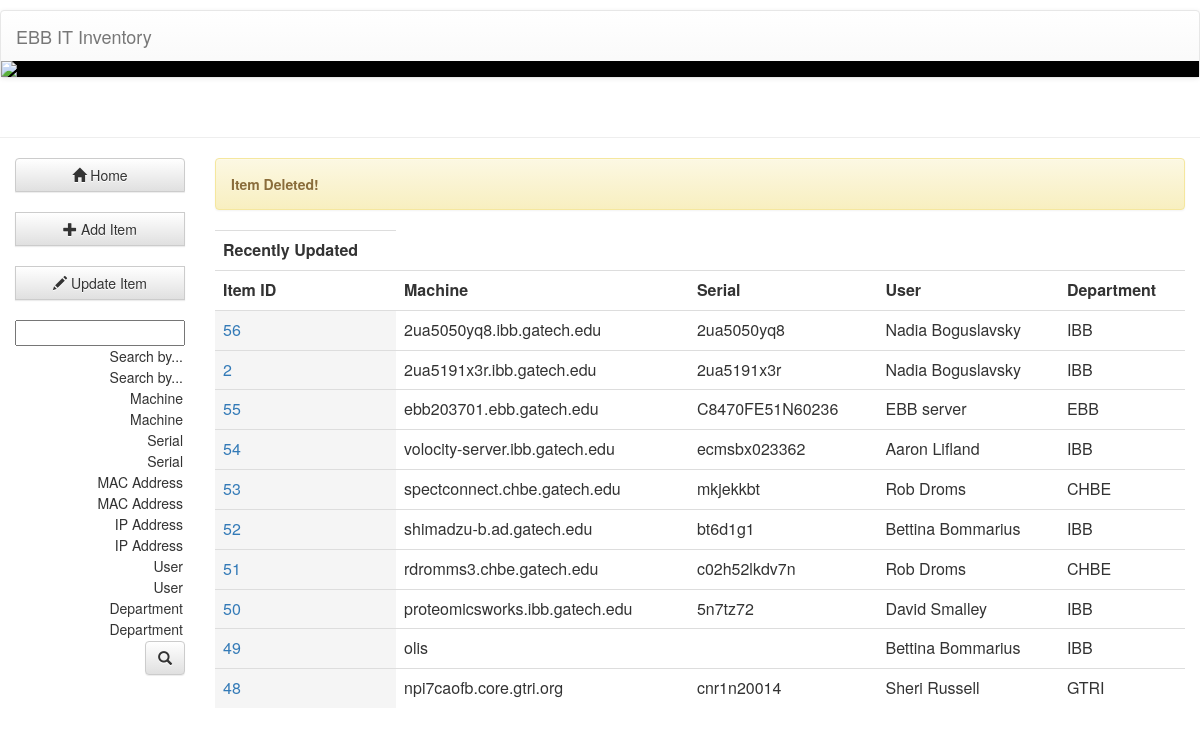
Screenshot of /itInventory/ (signed in) with the database file from the repository.
### itInventory/models.py (models this page shows, shortened)
class inventory(models.Model):
    machine = models.CharField(max_length=100, default="Not Specified")
    room = models.CharField(max_length=100, default="Not Specified")
    mac = models.CharField(max_length=100, default="Not Specified", unique=True)
    ip = models.CharField(max_length=100, default="Not Specified")
    vlan = models.CharField(max_length=100, default="Not Specified")
    manufacturer = models.CharField(max_length=100, default="Not Specified")
    model = models.CharField(max_length=100, default="Not Specified")
    serial = models.CharField(max_length=100, default="Not Specified", unique=True)
    user = models.CharField(max_length=100, default="Not Specified")
    os = models.CharField(max_length=100, default="Not Specified")
    department = models.CharField(max_length=100, default="Not Specified")
    sponsor = models.CharField(max_length=100, default="Not Specified")
    notes = models.CharField(max_length=100, default="Not Specified")
    added = models.DateTimeField(auto_now_add=True)
    updated = models.DateTimeField(auto_now=True)

### itInventory/views.py (the view)
def index(request):
    request.session['view']= False
    request.session['search'] = False
    request.session['choice'] = False
    init_form = searchForm()
    c = {
        'updatelist': inventory.objects.all().order_by('-updated')[:10],
        'form': init_form
    }
    if 'delete' in request.session:
        if request.session['delete']:
            c.update({'delete':True})
            request.session['delete'] = False
    if request.method == 'POST':
        form = searchForm(request.POST)
        if form.is_valid():
            data = urlencode(form.cleaned_data)
            url = '/itInventory/queryInventory/?' + data
            return HttpResponseRedirect(url)
        else:
            form_errors = form.errors
            return render(request, 'itInventory/index.html', {'form': form, 'form_errors': form_errors, 'updatelist': inventory.objects.all().order_by('-updated')[:10]})
    else:
        form=searchForm()
    return render(request, "itInventory/index.html", c)

### itInventory/forms.py
class searchForm(forms.Form):
    CHOICES=[('', 'Search by...'),('Machine','Machine'),('Serial','Serial'), ('MAC Address', 'MAC Address'), ('IP Address','IP Address'), ('User', 'User'), ('Department', 'Department')]
    search = forms.CharField(label='Search', max_length=200, required=True, error_messages={'required': 'Please enter a search term.'})
    choices = forms.ChoiceField(label="Search By", choices=CHOICES, required=True, error_messages={'required': 'Please select an option.'})
    class Meta:
        model = inventory
        widgets = {
            'search': forms.Textarea(attrs={'cols':20})
        }

### itInventory/templates/itInventory/index.html (shortened to what this page needs)
{% load staticfiles %}
<link rel="stylesheet" href="https://maxcdn.bootstrapcdn.com/bootstrap/3.3.6/css/bootstrap.min.css">
<link rel="stylesheet" href="https://maxcdn.bootstrapcdn.com/bootstrap/3.3.6/css/bootstrap-theme.min.css">
<div class="page-header" style="position: relative;">
    <nav class="navbar navbar-default" style="top: -30px; ">
        <div class="container-fluid">
            <div class="navbar-header">
                <a class="navbar-brand" href="/itInventory/">EBB IT Inventory</a>
            </div>
        </div><div class="container-fluid">
        <div class="row" style="background-color: black">
            <img src="http://s32.postimg.org/o736umxqt/banner.jpg" class="img-responsive"  />
        </div>
    </div>
    </nav>
</div><div class="container-fluid">
    <div class="row">
        <div class="col-sm-2">
            <div class="btn-group-vertical btn-block" role="group" aria-label="...">
                <button onclick="location.href='/itInventory/';" type="submit" class="btn btn-default"><i class="glyphicon glyphicon-home"></i> Home</button>
                <br>
                <button onclick="location.href='/itInventory/addItem';" type="submit" class="btn btn-default"><i class="glyphicon glyphicon-plus"></i> Add Item</button>
                <br>
                <button onclick="location.href='/itInventory/searchItem';" type="submit" class="btn btn-default"><i class="glyphicon glyphicon-pencil"></i> Update Item</button>
                <br>
                <form action="/itInventory/"method="post" role="search" style="width: 100%">
                    <div class="dropdown" style="text-align: right">
                        {{ form.search }}
                        {% for field in form.choices %}
                            {{ field.tag }}{{ field }}
                        {% endfor %}
                        <button type="submit" class="btn btn-default glyphicon glyphicon-search" style="align"></button>
                        <div><br></div>
                    </div>
                </form>
            </div>
        </div>
        <div class="col-sm-10 alt-table-responsive">
        {% if delete %}
                        <div class="alert alert-warning alert-dismissible" role="alert">
                            <strong>Item Deleted!</strong>
                        </div>
                    {% endif %}
            <table class="table">
                <th>Recently Updated</th>
                <tr>
                    <td><strong>Item ID</strong></td>
                    <td><strong>Machine</strong></td>
                    <td><strong>Serial</strong></td>
                    <td><strong>User</strong></td>
                    <td><strong>Department</strong></td>
                </tr>
                {% for item in updatelist %}
                    <tr>
                        <td class="active"><a href="/itInventory/itemDetail/{{ item.id }}">{{ item.id }}</a></td>
                        <td>{{ item.machine }}</td>
                        <td>{{ item.serial }}</td>
                        <td>{{ item.user }}</td>
                        <td>{{ item.department }}</td>
                    </tr>
                {% endfor %}
            </table>
        </div>
    </div>
</div>

### itInventory/templates/itInventory/index.html (style rules this page uses)
#id_search { width:100%; }

### rows the page displays
inventory: id "56", machine "2ua5050yq8.ibb.gatech.edu", serial "2ua5050yq8", user "Nadia Boguslavsky", department "IBB"
inventory: id "2", machine "2ua5191x3r.ibb.gatech.edu", serial "2ua5191x3r", user "Nadia Boguslavsky", department "IBB"
inventory: id "55", machine "ebb203701.ebb.gatech.edu", serial "C8470FE51N60236", user "EBB server", department "EBB"
inventory: id "54", machine "volocity-server.ibb.gatech.edu", serial "ecmsbx023362", user "Aaron Lifland", department "IBB"
inventory: id "53", machine "spectconnect.chbe.gatech.edu", serial "mkjekkbt", user "Rob Droms", department "CHBE"
inventory: id "52", machine "shimadzu-b.ad.gatech.edu", serial "bt6d1g1", user "Bettina Bommarius", department "IBB"
inventory: id "51", machine "rdromms3.chbe.gatech.edu", serial "c02h52lkdv7n", user "Rob Droms", department "CHBE"
inventory: id "50", machine "proteomicsworks.ibb.gatech.edu", serial "5n7tz72", user "David Smalley", department "IBB"
inventory: id "49", machine "olis", user "Bettina Bommarius", department "IBB"
inventory: id "48", machine "npi7caofb.core.gtri.org", serial "cnr1n20014", user "Sheri Russell", department "GTRI"
